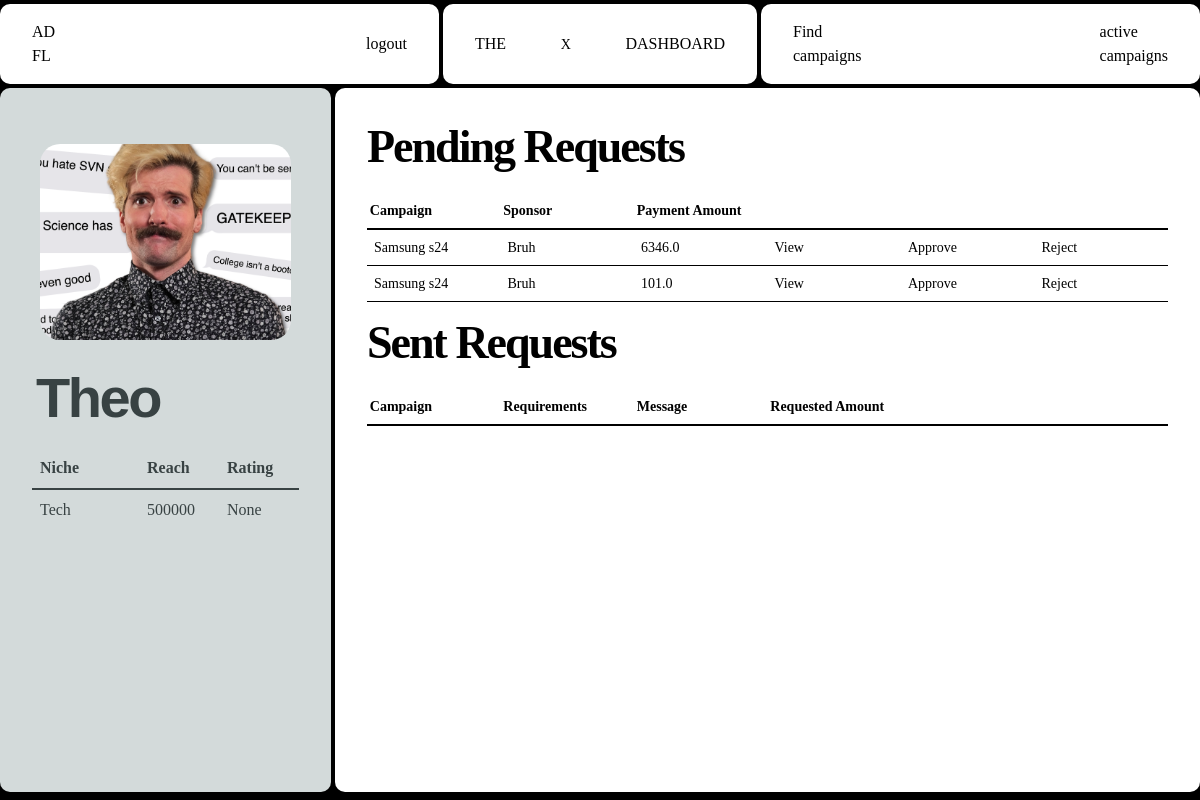
Screenshot of /influencer/dashboard (signed in) with the database file from the repository.
### Adfluence/models.py (models this page shows)
class Influencer(db.Model, UserMixin):
    __tablename__ = "influencer"
    id = db.Column(db.Integer, primary_key=True)
    name = db.Column(db.String(50), nullable=False)
    email = db.Column(db.String(50), nullable=False)
    profile_picture = db.Column(db.String(100), nullable=False)
    niche = db.Column(db.String(100), nullable=False)
    reach = db.Column(db.Integer, nullable=False)
    user_id = Column(Integer, ForeignKey("user.id"), nullable=False)
    platform = db.Column(db.String(100), nullable=False)
    bank_account_balance = db.Column(db.Float, default=0.0)
    flagged = db.Column(db.Boolean, default=False)
    transactions = relationship(
        "Transaction", backref="influencer", cascade="all, delete-orphan"
    )
    ratings = relationship("Rating", backref="influencer", cascade="all, delete-orphan")
    bookmarks = relationship(
        "Bookmark", backref="influencer", cascade="all, delete-orphan"
    )
    adrequests = relationship(
        "AdRequest", backref="influencer", cascade="all, delete-orphan"
    )
    campaignrequests = relationship(
        "campaignRequest", backref="influencer", cascade="all, delete-orphan"
    )

class Campaign(db.Model):
    __tablename__ = "campaign"
    id = db.Column(db.Integer, primary_key=True)
    name = db.Column(db.String(40), nullable=False)
    description = db.Column(db.Text, nullable=False)
    start_date = db.Column(db.Date, nullable=False)
    end_date = db.Column(db.Date, nullable=False)
    budget = db.Column(db.Integer, nullable=False)
    visibility = db.Column(db.String(10), nullable=False)  # 'public' or 'private'
    goals = db.Column(db.Text, nullable=False)
    niche = db.Column(db.String(40), nullable=False)
    status = db.Column(db.String(20), nullable=False, default="Incomplete")
    flagged = db.Column(db.Boolean, default=False)
    user_id = db.Column(db.Integer, db.ForeignKey("user.id"), nullable=False)
    ad_requests = db.relationship(
        "AdRequest", backref="campaign", cascade="all, delete-orphan"
    )
    campaign_requests = db.relationship(
        "campaignRequest", backref="campaign", cascade="all, delete-orphan"
    )

class User(db.Model, UserMixin):
    id = db.Column(db.Integer, primary_key=True)
    email = db.Column(db.String(40), unique=True)
    password = db.Column(db.String(40))
    name = db.Column(db.String(40))
    role = db.Column(db.String(20), nullable=False)
    niche = db.Column(db.String(40), nullable=False)
    flagged = db.Column(db.Boolean, default=False)
    influencers = relationship("Influencer", backref="user", lazy=True)
    campaigns = relationship("Campaign", backref="user", cascade="all, delete-orphan")
    transactions = relationship(
        "Transaction", backref="user", cascade="all,delete-orphan"
    )
    ratings = relationship("Rating", backref="user", cascade="all, delete-orphan")

class AdRequest(db.Model):
    id = db.Column(db.Integer, primary_key=True)
    campaign_id = db.Column(db.Integer, db.ForeignKey("campaign.id"), nullable=False)
    influencer_id = db.Column(db.Integer, db.ForeignKey("influencer.id"))
    messages = db.Column(db.Text)
    requirements = db.Column(db.Text, nullable=False)
    payment_amount = db.Column(db.Float, nullable=False)
    status = db.Column(db.String(20), nullable=False, default="Pending")
    completed = db.Column(db.Boolean, default=False)
    completion_confirmed = db.Column(db.Boolean, default=False)
    payment_done = db.Column(db.Boolean, default=False)
    rating_done = db.Column(db.Boolean, default=False)
    negotiations = relationship(
        "Negotiation", backref="ad_request", cascade="all, delete-orphan"
    )

### Adfluence/influencer.py (the view)
@influencer.route("/dashboard", methods=["GET", "POST"])
@role_required("Influencer")
@login_required
def dashboard():
    influencers = current_user.influencers
    influencer = influencers[0] if influencers else None
    if influencer:
        avg_rating_query = (
            db.session.query(func.avg(Rating.rating).label("average_rating"))
            .filter(Rating.ratee_id == influencer.id)
            .first()
        )
        average_rating = avg_rating_query.average_rating
        if influencer:
            ad_requests = AdRequest.query.filter_by(influencer_id=influencer.id).all()
            campaignRequests = campaignRequest.query.filter_by(
                influencer_id=influencer.id
            ).all()
            campaign_requests_with_details = []
            for campaign_request in campaignRequests:
                campaign = Campaign.query.get(campaign_request.campaign_id)
                if campaign:
                    campaign_name = campaign.name
                    campaign_requests_with_details.append(
                        {
                            "campaign_request": campaign_request,
                            "campaign_name": campaign_name,
                        }
                    )
                else:
                    flash("Campaign not found", category="error")
            ad_requests_with_details = []
            for ad_request in ad_requests:
                campaign = Campaign.query.get(ad_request.campaign_id)
                user = User.query.get(campaign.user_id)
                ad_requests_with_details.append(
                    {
                        "ad_request": ad_request,
                        "campaign_name": campaign.name,
                        "user_name": user.name,
                    }
                )
            transactions = Transaction.query.filter_by(
                influencer_id=influencer.id
            ).all()
            total_earnings = sum(transaction.amount for transaction in transactions)
            return render_template(
                "Influencer/dashboard.html",
                campaign_requests=campaign_requests_with_details,
                user=current_user,
                influencer=influencer,
                ad_requests=ad_requests_with_details,
                total_earnings=total_earnings,
                average_rating=average_rating,
            )
    return render_template("Influencer/dashboard.html")

### Adfluence/views.py (called while the page is built)
def role_required(role):
    def decorator(f):
        @wraps(f)
        def decorated_function(*args, **kwargs):
            if current_user.role != role:
                abort(403)
            return f(*args, **kwargs)
        return decorated_function
    return decorator

### Adfluence/templates/Influencer/dashboard.html (shortened to what this page needs)
{% extends "base.html" %} {% block head %}
<link
  rel="stylesheet"
  href="{{ url_for('static', filename='src/influencer_css/dashboard.css') }}"
/>
{% endblock %} {% block content %}
<div class="container">
   {% if influencer %}
  <nav>
    <div class="nav-1">
      <p class="logo view">
        AD <br />
        FL
      </p>
      <a href="{{ url_for('views.logout') }}" class="view">logout</a>
    </div>
    {% if influencer.flagged == True %}
    <div class="nav-2 flagged">
      <p class="text-center">You have been flagged by admin</p>
    </div>
    {% else%}
    <div class="nav-2">
      <p class="menu-button">the</p>
      <p class="x">x</p>
      <p class="menu-button">dashboard</p>
    </div>
    {% endif %}
    <div class="nav-3">
      <a href="{{ url_for('influencer.viewCampaigns') }}" class="create view">
        Find  <br />
        campaigns
      </a>
      <a
        href="{{ url_for('influencer.activeCampaigns') }}"
        class="pattern-2 view"
      >
        active <br />
        campaigns
      </a>
    </div>
  </nav>
  <div class="content-wrapper">
    <div class="col-1 col">
      <div class="pfp-wrapper">
        <img
          src="{{ url_for('static', filename='uploads/' + influencer.profile_picture) }}"
          alt="{{ influencer.name }}'s profile picture"
          class="pfp"
        />
      </div>
      <div class="name">{{ influencer.name }}</div>
      <div class="table-wrapper">
        <table class="first-table">
          <thead>
            <tr>
              <th>Niche</th>
              <th style="width: 80px">Reach</th>
              <th style="width: 80px">Rating</th>
            </tr>
          </thead>
          <tbody>
            <tr>
              <td>{{ influencer.niche }}</td>
              <td style="width: 80px">{{ influencer.reach }}</td>
              <td style="width: 80px">{{average_rating}}</td>
            </tr>
          </tbody>
        </table>
      </div>
    </div>
    <div class="col-2 col">
      <h1>Pending Requests</h1>
      <div class="table-wrapper-2 m-xl">
        <table class="second-table">
          <thead>
            <tr>
              <th>Campaign</th>
              <th>Sponsor</th>
              <th>Payment Amount</th>
              <th></th>
              <th></th>
              <th></th>
            </tr>
          </thead>
          <tbody>
            {% for ad_request_details in ad_requests %} {% if
            ad_request_details.ad_request.status == "Pending" %}
            <tr>
              <td>{{ ad_request_details.campaign_name }}</td>
              <td>{{ ad_request_details.user_name }}</td>
              <td>{{ ad_request_details.ad_request.payment_amount }}</td>
              <td>
                <a
                  class="link view"
                  href="{{ url_for('influencer.viewRequest', ad_request_id=ad_request_details.ad_request.id) }}"
                  >View</a
                >
              </td>
              <td>
                <form
                  action="{{ url_for('influencer.accept_ad_request', ad_request_id=ad_request_details.ad_request.id) }}"
                  method="post"
                >
                  <button class="link approve" type="submit">Approve</button>
                </form>
              </td>
              <td>
                <form
                  action="{{ url_for('influencer.reject_ad_request', ad_request_id=ad_request_details.ad_request.id) }}"
                  method="post"
                >
                  <button class="link danger" type="submit">Reject</button>
                </form>
              </td>
              {% endif %} {% endfor %}
            </tr>
          </tbody>
        </table>
      </div>
      <h1>Sent Requests</h1>
      <div class="table-wrapper-2">
        <table class="second-table">
          <thead>
            <tr>
              <th>Campaign</th>
              <th>Requirements</th>
              <th>Message</th>
              <th>Requested Amount</th>
              <th></th>
              <th></th>
            </tr>
          </thead>
        </table>
      </div>
    </div>
  </div>
</div>
{% endif %} {% endblock %}

### Adfluence/static/css/main.css (style rules this page uses)
html, :host { line-height: 1.5; -webkit-text-size-adjust: 100%; -moz-tab-size: 4; -o-tab-size: 4; tab-size: 4; font-family: ui-sans-serif, system-ui, sans-serif, "Apple Color Emoji", "Segoe UI Emoji", "Segoe UI Symbol", "Noto Color Emoji"; font-feature-settings: normal; font-variation-settings: normal; -webkit-tap-highlight-color: transparent; }
body { margin: 0; line-height: inherit; }
h1, h2, h3, h4, h5, h6 { font-size: inherit; font-weight: inherit; }
a { color: inherit; text-decoration: inherit; }
table { text-indent: 0; border-color: inherit; border-collapse: collapse; }
button, input, optgroup, select, textarea { font-family: inherit; font-feature-settings: inherit; font-variation-settings: inherit; font-size: 100%; font-weight: inherit; line-height: inherit; letter-spacing: inherit; color: inherit; margin: 0; padding: 0; }
button, select { text-transform: none; }
button, input:where([type='button']), input:where([type='reset']), input:where([type='submit']) { -webkit-appearance: button; background-color: transparent; background-image: none; }
blockquote, dl, dd, h1, h2, h3, h4, h5, h6, hr, figure, p, pre { margin: 0; }
button, [role="button"] { cursor: pointer; }
img, svg, video, canvas, audio, iframe, embed, object { display: block; vertical-align: middle; }
img, video { max-width: 100%; height: auto; }
.container { width: 100%; }
@media (min-width: 640px) { .container { max-width: 640px; } }
@media (min-width: 768px) { .container { max-width: 768px; } }
@media (min-width: 1024px) { .container { max-width: 1024px; } }
* { margin: 0; padding: 0; }

### Adfluence/static/src/input.css (style rules this page uses)
* { margin: 0; padding: 0; }

### rows the page displays
Influencer: profile_picture (picture), name "Theo", niche "Tech", reach "500000"
Campaign: campaign_name "Samsung s24" "Samsung s24"
User: user_name "Bruh" "Bruh"
AdRequest: ad_request.payment_amount "6346.0"
AdRequest: ad_request.payment_amount "101.0"

### other values shown
{{ average_rating }} "None"
